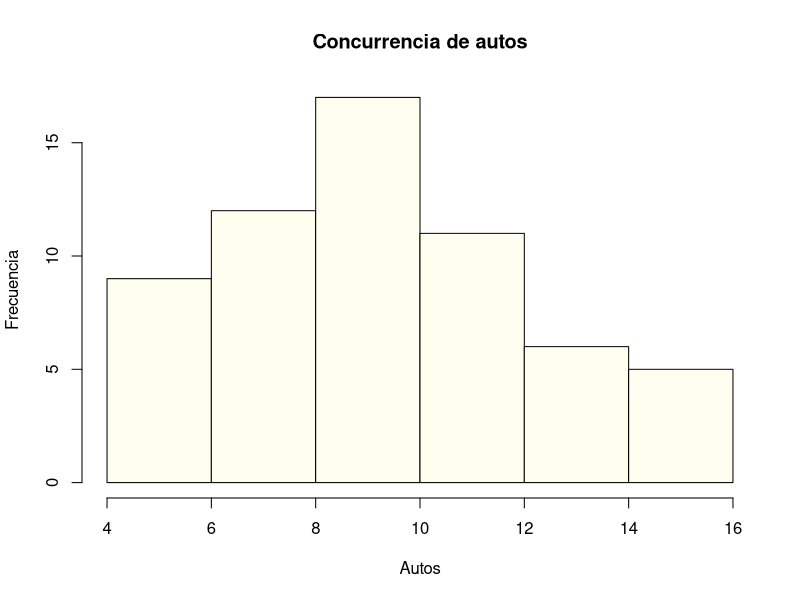
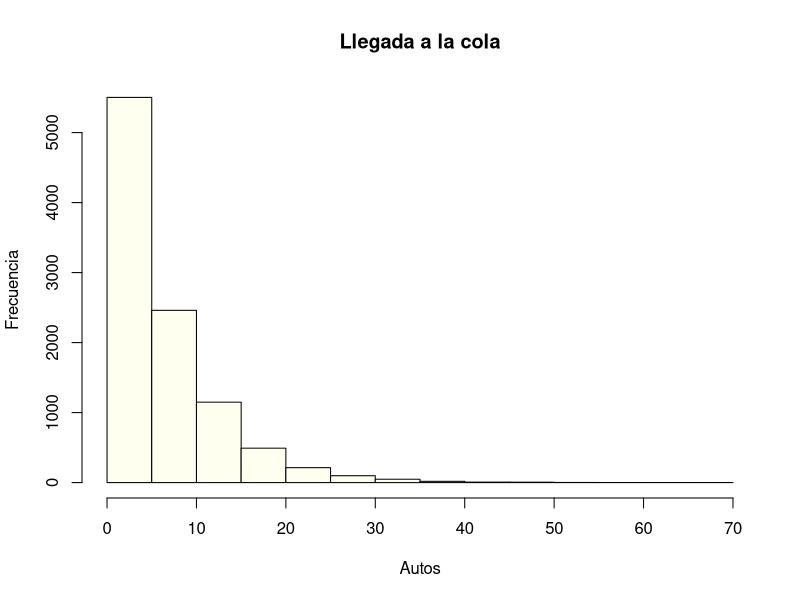

Write the R code that produced these figures, in order.
x = rpois(60, 10)#Autos que pasan por min
xMean = mean(x) #Promedio de autos por min
xMean
xMean = xMean/60 #Promedio por segundo
xMean
tabla = data.frame(cbind( x))
tabla
hist(x = x, main = "Concurrencia de autos", 
     xlab = "Autos", ylab = "Frecuencia",
     col = "ivory")

t= rexp(10000, xMean)#Se simula el mismo suceso n veces
t
hist(x = t, main = "Llegada a la cola", 
     xlab = "Autos", ylab = "Frecuencia",
     col = "ivory")
t  = mean(t) #Tiempo que tarda en llegar a la cola
t
vp = 60/t #número de autos en min
vp #Cantidad de autos que llegan en un min
#La velocidad estimada que se permite es de 30km/h
#Al momento del arranque, estan con una velocidad de 
#20km/h
#La distancia a recorrer es de aprox. 5m
#Se desea conocer el tiempo que tardan en recorrer esa distancia
#Unidad de distancia km
d = 0.008 #Distancia a recorrer
v = 20 #Velocidad de arranque
t = d/v #Tiempo a utilizar en cruzar la distancia
t
apm = 60/(t*3600)#Cantidad de autos máximo que puede pasar en un min
apm
#Probalidad de que pasen menos autos en un min
prob = ppois(50, apm, lower.tail = F)
prob